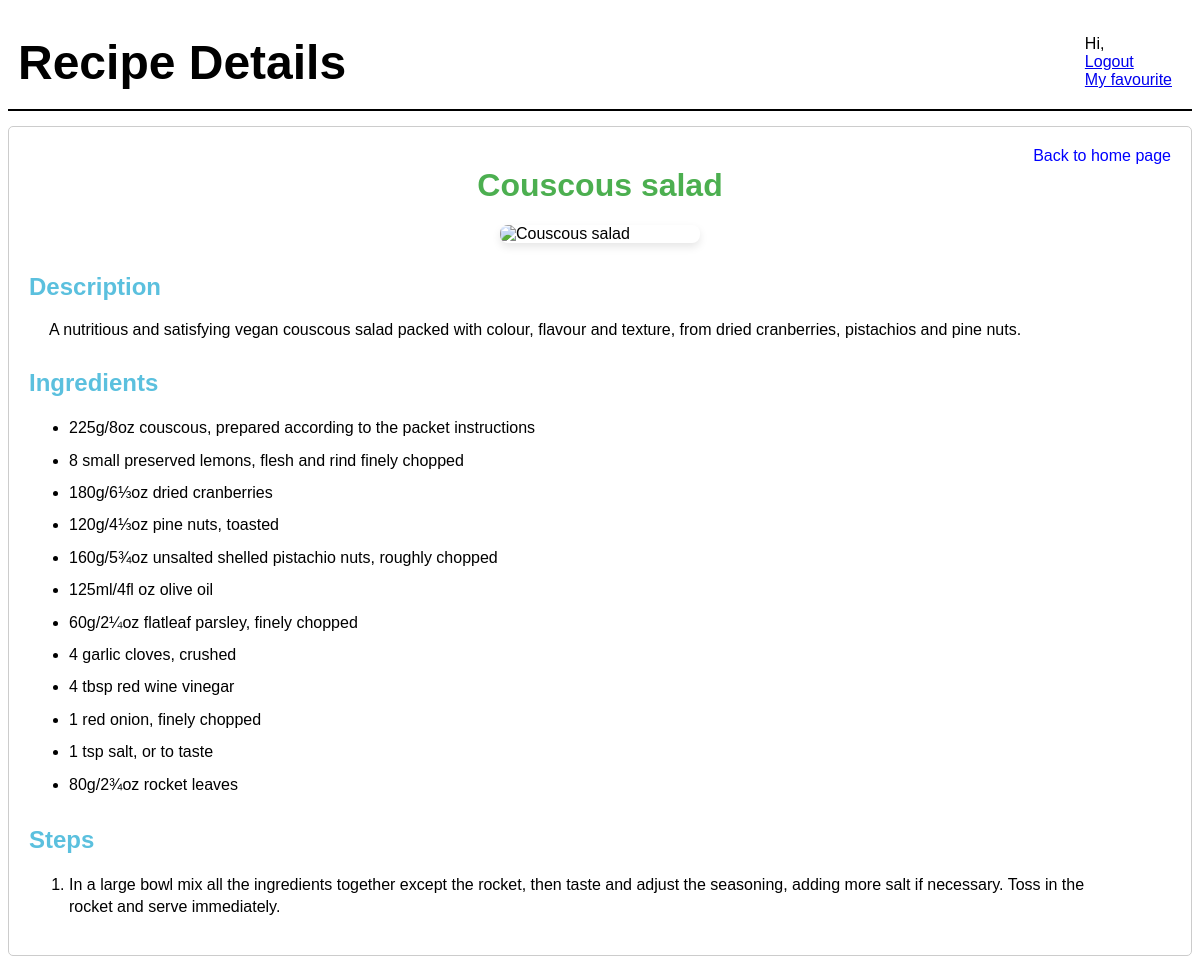
Screenshot of /recipe page.php?id=5 (signed in) with the database file from the repository.
### tables this page shows
CREATE TABLE `recipes` (
  `recipesid` int(11) NOT NULL,
  `name` varchar(255) NOT NULL,
  `description` text NOT NULL,
  `rating` int(11) NOT NULL,
  `cuisine` varchar(50) NOT NULL,
  `cookingtime` varchar(25) NOT NULL,
  `img` longblob NOT NULL
);

CREATE TABLE `ingredients` (
  `ingredientsid` int(11) NOT NULL,
  `recipe_id` int(11) DEFAULT NULL,
  `ingredient` varchar(255) DEFAULT NULL
);

CREATE TABLE `steps` (
  `stepsid` int(11) NOT NULL,
  `recipe_id` int(11) DEFAULT NULL,
  `step` text DEFAULT NULL,
  `time` int(11) DEFAULT NULL
);

### recipe page.php (the view, shortened to what this page needs)
<?php
require_once 'conn.php';
$recipe_id = isset($_GET['id']) ? intval($_GET['id']) :1;
$recipe_sql = "SELECT * FROM recipes WHERE recipesid = $recipe_id";
$recipe_result = $conn->query($recipe_sql);
$recipe = $recipe_result->fetch_assoc();
$ingredients_sql = "SELECT * FROM ingredients WHERE recipe_id = $recipe_id";
$ingredients_result = $conn->query($ingredients_sql);
$steps_sql = "SELECT * FROM steps WHERE recipe_id = $recipe_id";
$steps_result = $conn->query($steps_sql);
?>
<!DOCTYPE html>
<html lang="en">
<head>
    <link rel="stylesheet" href="styles.css">
</head>
<body>
    <div class="header">
        <h1>Recipe Details</h1>
        <p class="welcome">Hi, <?php echo $_SESSION['username']; ?><br>
        <a href="logout.php" class="logout" onclick="confirmLogout()">Logout</a><br>
        <a href="favouritepage.php">My favourite</a></p>
    </div>
    <div class= recipecontainer>
        <a href="homepage.php" class="back-link">Back to home page</a>
        <h1><?php echo htmlspecialchars($recipe['name']); ?></h1>
        <img src="<?php echo htmlspecialchars($recipe['img']); ?>" alt="<?php echo htmlspecialchars($recipe['name']); ?>">
        <h2>Description</h2>
        <p><?php echo htmlspecialchars($recipe['description']); ?></p>
        <h2>Ingredients</h2>
        <ul>
            <?php while($ingredient = $ingredients_result->fetch_assoc()): ?>
                <li><?php echo htmlspecialchars($ingredient['ingredient']); ?></li>
            <?php endwhile; ?>
        </ul>
        <h2>Steps</h2>
            <ol>
                <?php while($step = $steps_result->fetch_assoc()): ?>
                    <li><?php echo htmlspecialchars($step['step']); ?></li>
                <?php endwhile; ?>
        </ol>
    </div>
</body>
</html>

### styles.css (style rules this page uses)
body { font-family: Arial, sans-serif; }
.recipecontainer { padding: 20px; border: 1px solid #ccc; border-radius: 5px; position: relative; }
.recipecontainer h1 { color: #4CAF50; text-align: center; margin-top: 20px; }
.recipecontainer h2 { color: #5bc0de; margin-top: 30px; text-align: left; }
.recipecontainer img { display: block; margin: 0 auto; max-width: 200px; border-radius: 8px; box-shadow: 0 4px 8px rgba(0,0,0,0.1); }
.recipecontainer p { padding: 0 20px; text-align: justify; }
.recipecontainer ul, ol { padding: 0 40px; }
.recipecontainer ul { list-style-type: disc; }
.recipecontainer ol { list-style-type: decimal; }
.recipecontainer li { margin: 10px 0; line-height: 1.4; }
.back-link { position:absolute; top:20px; right: 20px; color: blue; text-decoration: none; }
.header { display: flex; justify-content: space-between; align-items: center; margin: 15px 0; padding: 10px; border-bottom: 2px solid black; font-family: Arial, sans-serif; }
.header h1 { margin: 0; font-size: 300%; }
.header p { margin:10px; }

### rows the page displays
recipes: name "Couscous salad", description "A nutritious and satisfying vegan couscous salad packed with colour, flavour and texture, from dried cranberries, pistachios and pine nuts."
ingredients: ingredient "225g/8oz couscous, prepared according to the packet instructions"
ingredients: ingredient "8 small preserved lemons, flesh and rind finely chopped"
ingredients: ingredient "180g/6⅓oz dried cranberries"
ingredients: ingredient "120g/4⅓oz pine nuts, toasted"
ingredients: ingredient "160g/5¾oz unsalted shelled pistachio nuts, roughly chopped"
ingredients: ingredient "125ml/4fl oz olive oil"
ingredients: ingredient "60g/2¼oz flatleaf parsley, finely chopped"
ingredients: ingredient "4 garlic cloves, crushed"
ingredients: ingredient "4 tbsp red wine vinegar"
ingredients: ingredient "1 red onion, finely chopped"
ingredients: ingredient "1 tsp salt, or to taste"
ingredients: ingredient "80g/2¾oz rocket leaves"
steps: step "In a large bowl mix all the ingredients together except the rocket, then taste and adjust the seasoning, adding more salt if necessary. Toss in the rocket and serve immediately."
